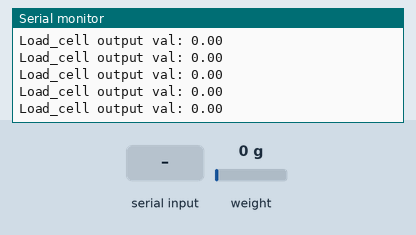
Bench run of a sketch on a simulated ESP8266 (NodeMCU). On the bench: the last lines printed to the serial monitor. The inputs (shaded band) are chosen by the test bench; at power-on: weight on the scale 0 g.

Above: at 2.6 s.
2.7 s: "t" received over Serial
At 2.86 s:
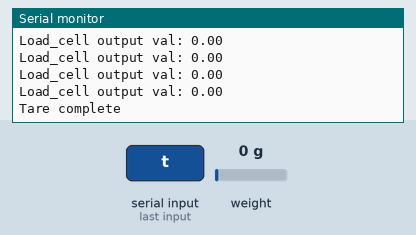
4.2 s: weight on the scale set to 100 g
At 4.6 s:
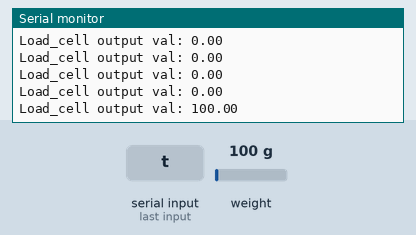
5.7 s: weight on the scale set to 1250 g
At 5.85 s:
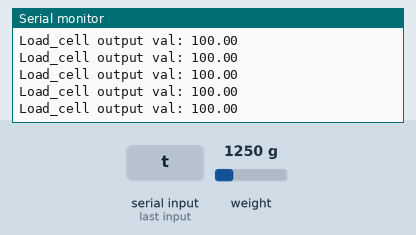
Timing chart, 0 to 8.7 s (numbered marks = the images above; inputs shaded):
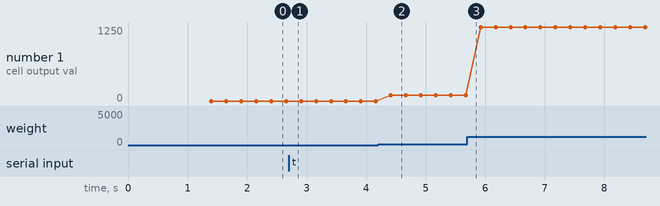

Measured:
- after the input at 2.7 s, the serial monitor: prints a new line at once (image 1)
- after the input at 4.2 s, the serial monitor: prints a new line after 0.22 s (image 2)
- plotted number 1: 0 → 100 after the input at 4.2 s, 100 → 1250 after the input at 5.7 s

The sketch:

Test_LoadCell_v1.ino
```cpp
#include <HX711_ADC.h>

//HX711 constructor (dout pin, sck pin)
HX711_ADC LoadCell(D8, D7);

long t;

void setup() {
  Serial.begin(115200);
  Serial.println("LoadCell.begin...");
  LoadCell.begin();


  long stabilisingtime = 1000; // tare preciscion can be improved by adding a few seconds of stabilising time
  ESP.wdtDisable();
  Serial.println("LoadCell.start...");
  LoadCell.start(stabilisingtime);

  Serial.println("LoadCell.setCalFactor...");
  LoadCell.setCalFactor(24.5); // user set calibration factor (float)

  Serial.println("Startup + tare is complete");
  ESP.wdtEnable(5000);
}

void loop() {
  //update() should be called at least as often as HX711 sample rate; >10Hz@10SPS, >80Hz@80SPS
  //longer delay in scetch will reduce effective sample rate (be carefull with delay() in loop)
  LoadCell.update();

  //get smoothed value from data set + current calibration factor
  if (millis() > t + 250) {
    float i = LoadCell.getData();
    Serial.print("Load_cell output val: ");
    Serial.println(i);
    t = millis();
  }

  //receive from serial terminal
  if (Serial.available() > 0) {
    float i;
    char inByte = Serial.read();
    if (inByte == 't') LoadCell.tareNoDelay();
  }

  //check if last tare operation is complete
  if (LoadCell.getTareStatus() == true) {
    Serial.println("Tare complete");
  }

}
```
